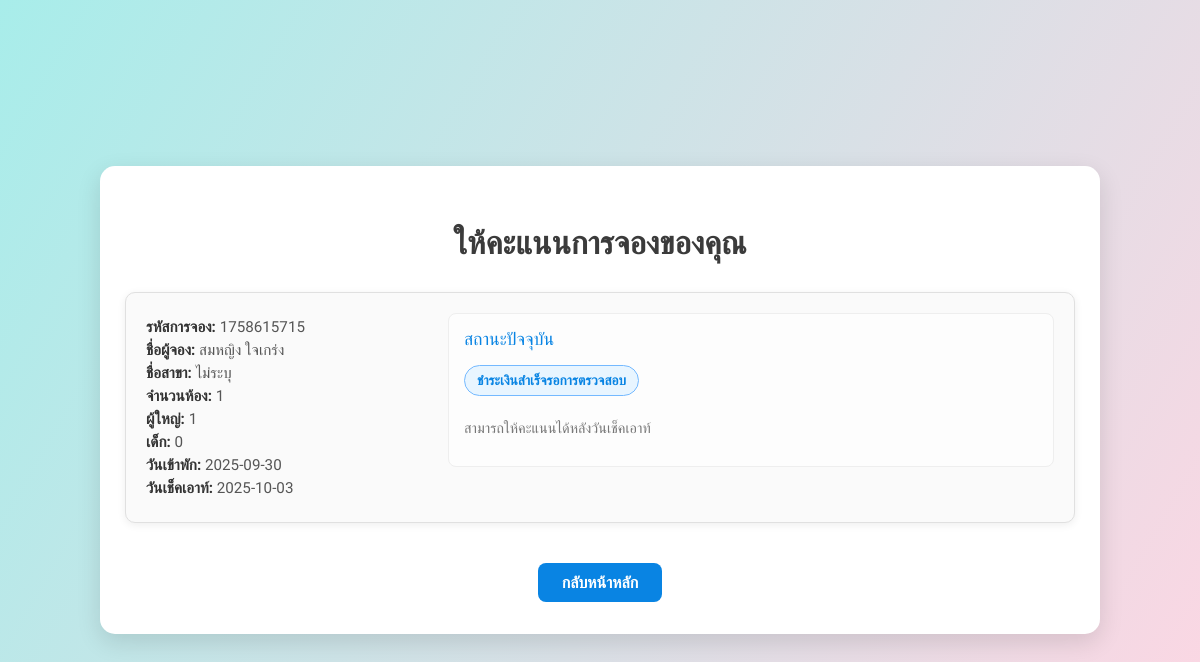
Page /PHP/score.php (signed in) on the earlier database version.
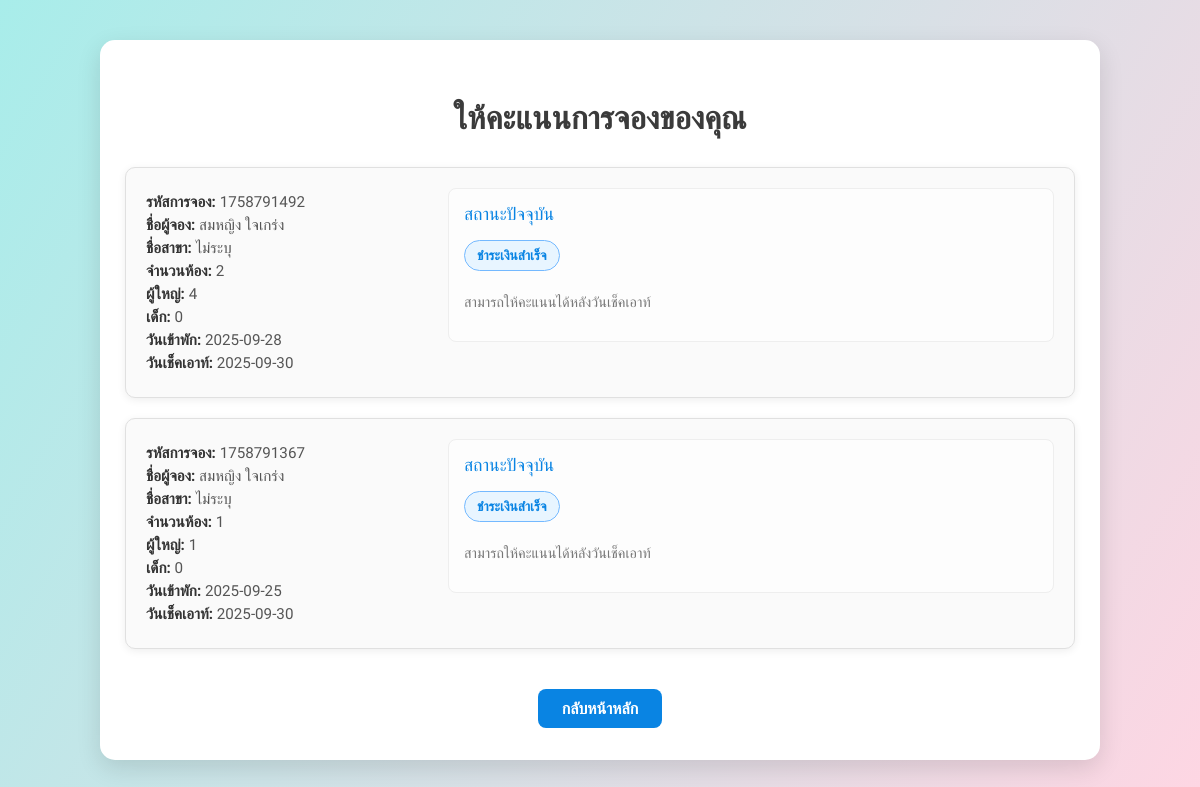
Same page on the later database version.
### tables this page shows
CREATE TABLE `reservation` (
  `Reservation_Id` varchar(10) NOT NULL,
  `Guest_name` varchar(100) DEFAULT NULL,
  `Number_of_rooms` int(2) DEFAULT NULL,
  `Booking_time` varchar(10) DEFAULT NULL,
  `Number_of_adults` int(1) DEFAULT NULL,
  `Number_of_children` int(1) DEFAULT NULL,
  `Booking_date` date DEFAULT NULL,
  `Check_out_date` date DEFAULT NULL,
  `Email_Admin` varchar(30) DEFAULT NULL,
  `Province_Id` varchar(2) DEFAULT NULL,
  `Email_member` varchar(30) DEFAULT NULL,
  `receipt_image` varchar(255) DEFAULT NULL,
  `Booking_status_Id` varchar(5) DEFAULT NULL,
  `stars` int(1) DEFAULT NULL CHECK (`stars` >= 1 and `stars` <= 5),
  `comment` text DEFAULT NULL
);

CREATE TABLE `booking_status` (
  `Booking_status_Id` varchar(5) NOT NULL,
  `Booking_status_name` varchar(300) DEFAULT NULL
);

### PHP/score.php (the view, shortened to what this page needs)
<?php
include 'db.php';
$email_member = $_SESSION['email'];
$sql = "SELECT r.Reservation_Id, r.Guest_name, r.Number_of_rooms,
               r.Number_of_adults, r.Number_of_children,
               r.Booking_date, r.Check_out_date, r.Booking_status_Id,
               b.Booking_status_name,
               p.Province_name,
               r.stars,
               r.comment
        FROM reservation r
        LEFT JOIN booking_status b ON r.Booking_status_Id = b.Booking_status_Id
        LEFT JOIN province p ON r.Province_Id = p.Province_Id
        WHERE r.Email_member = ?
        ORDER BY r.Check_out_date DESC, r.Booking_date DESC";
$stmt = $conn->prepare($sql);
$stmt->bind_param('s', $email_member);
$stmt->execute();
$result = $stmt->get_result();
$bookings = [];
while ($row = $result->fetch_assoc()) {
  $bookings[] = $row;
}
$current_date = date('Y-m-d');
?>
<!DOCTYPE html>
<html lang="th">
<head>
</head>
<body>
  <div class="container">
    <h2>ให้คะแนนการจองของคุณ</h2>
    <?php if (count($bookings) === 0): ?>
      <div class="no-booking">ไม่มีรายการจองในขณะนี้</div>
    <?php else: ?>
      <?php foreach ($bookings as $b): ?>
        <div class="booking-card">
          <div class="booking-info">
            <p><strong>รหัสการจอง:</strong> <?= htmlspecialchars($b['Reservation_Id']) ?></p>
            <p><strong>ชื่อผู้จอง:</strong> <?= htmlspecialchars($b['Guest_name']) ?></p>
            <p><strong>ชื่อสาขา:</strong> <?= htmlspecialchars($b['Province_name'] ?? 'ไม่ระบุ') ?></p>
            <p><strong>จำนวนห้อง:</strong> <?= htmlspecialchars($b['Number_of_rooms']) ?></p>
            <p><strong>ผู้ใหญ่:</strong> <?= htmlspecialchars($b['Number_of_adults']) ?></p>
            <p><strong>เด็ก:</strong> <?= htmlspecialchars($b['Number_of_children']) ?></p>
            <p><strong>วันเข้าพัก:</strong> <?= htmlspecialchars($b['Booking_date']) ?></p>
            <p><strong>วันเช็คเอาท์:</strong> <?= htmlspecialchars($b['Check_out_date']) ?></p>
          </div>
          <div class="rating-section">
            <?php
            if ($b['Check_out_date'] < $current_date && $b['stars'] === NULL):
            ?>
              <h4>ให้คะแนนประสบการณ์ของคุณ</h4>
              <form action="process_rating.php" method="POST">
                <input type="hidden" name="reservation_id" value="<?= htmlspecialchars($b['Reservation_Id']) ?>">
                <div class="star-rating">
                  <input type="radio" id="star5-<?= $b['Reservation_Id'] ?>" name="stars" value="5" required /><label for="star5-<?= $b['Reservation_Id'] ?>">★</label>
                  <input type="radio" id="star4-<?= $b['Reservation_Id'] ?>" name="stars" value="4" /><label for="star4-<?= $b['Reservation_Id'] ?>">★</label>
                  <input type="radio" id="star3-<?= $b['Reservation_Id'] ?>" name="stars" value="3" /><label for="star3-<?= $b['Reservation_Id'] ?>">★</label>
                  <input type="radio" id="star2-<?= $b['Reservation_Id'] ?>" name="stars" value="2" /><label for="star2-<?= $b['Reservation_Id'] ?>">★</label>
                  <input type="radio" id="star1-<?= $b['Reservation_Id'] ?>" name="stars" value="1" /><label for="star1-<?= $b['Reservation_Id'] ?>">★</label>
                </div>
                <div class="rating-comment">
                  <textarea name="comment" placeholder="เขียนคอมเมนต์ของคุณ (ไม่จำเป็น)" rows="3"></textarea>
                </div>
                <button type="submit" class="submit-btn">ส่งคะแนน</button>
              </form>
            <?php
            else:
            ?>
              <h4>สถานะปัจจุบัน</h4>
              <p class="status-badge future-booking-status">
                <?= htmlspecialchars($b['Booking_status_name'] ?? 'ไม่ทราบ') ?>
              </p>
              <p style="margin-top: 10px; font-size: 0.9em; color: #777;">
                สามารถให้คะแนนได้หลังวันเช็คเอาท์
              </p>
            <?php endif; ?>
          </div>
        </div>
      <?php endforeach; ?>
    <?php endif; ?>
    <div style="text-align:center;">
      <a href="home.php" class="back-btn">กลับหน้าหลัก</a>
    </div>
  </div>
</body>
</html>

Differences in the rows shown:
removed reservation: Reservation_Id "1758615715", Guest_name "สมหญิง ใจเกร่ง", Province_name "ไม่ระบุ", Number_of_rooms "1", Number_of_adults "1", Number_of_children "0", Booking_date "2025-09-30", Check_out_date "2025-10-03", Booking_status_Id.Booking_status_name "ชำระเงินสำเร็จรอการตรวจสอบ"
added reservation: Reservation_Id "1758791492", Guest_name "สมหญิง ใจเกร่ง", Province_name "ไม่ระบุ", Number_of_rooms "2", Number_of_adults "4", Number_of_children "0", Booking_date "2025-09-28", Check_out_date "2025-09-30", Booking_status_Id.Booking_status_name "ชำระเงินสำเร็จ"
added reservation: Reservation_Id "1758791367", Guest_name "สมหญิง ใจเกร่ง", Province_name "ไม่ระบุ", Number_of_rooms "1", Number_of_adults "1", Number_of_children "0", Booking_date "2025-09-25", Check_out_date "2025-09-30", Booking_status_Id.Booking_status_name "ชำระเงินสำเร็จ"
